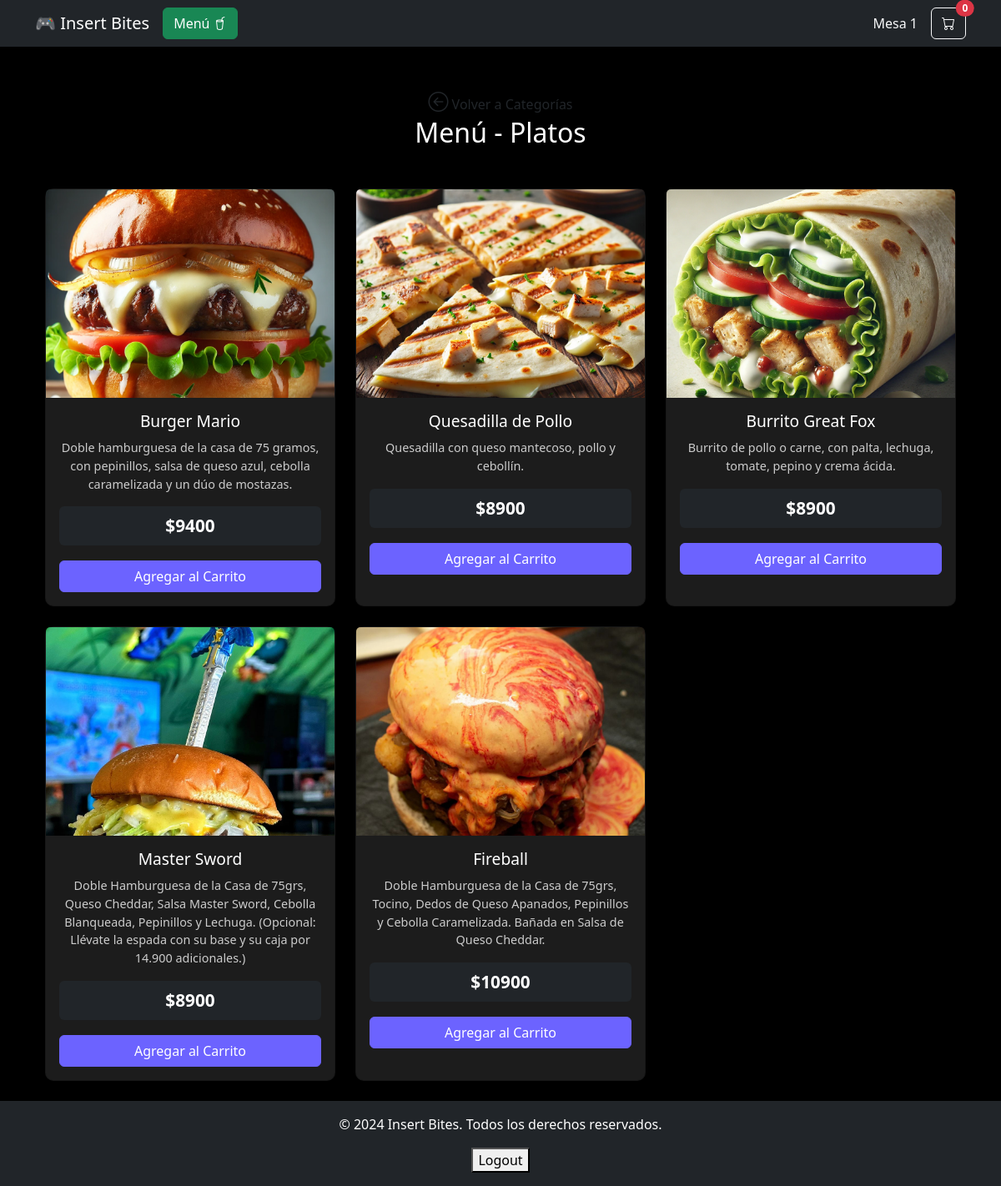
The page /menu/?categoria=Platos (signed in) on the database its author committed.
### pedidos/models.py (models this page shows, shortened)
class Producto(models.Model):
    CATEGORIAS = [
        ('Platos', 'Platos'),
        ('Bebestibles', 'Bebestibles'),
        ('Acompañamiento', 'Acompañamiento'),
        ('Postres', 'Postres'),
    ]
    nombre = models.CharField(max_length=100)
    categoria = models.CharField(max_length=50, choices=CATEGORIAS)
    precio = models.IntegerField()
    descripcion = models.TextField(blank=True, null=True)
    disponible = models.BooleanField(default=True)
    imagen = models.ImageField(upload_to='productos/', blank=True, null=True)

### pedidos/decorators.py (the view)
    def _wrapped_view(request, *args, **kwargs):
        if not request.user.is_authenticated:
            return HttpResponseForbidden("No tienes permisos para acceder a esta página.")
        perfil = PerfilUsuario.objects.filter(usuario=request.user).first()
        if perfil and perfil.rol == 'mesa':
            return view_func(request, *args, **kwargs)
        return HttpResponseForbidden("No tienes permisos para acceder a esta página.")

### pedidos/views.py (called while the page is built)
@mesa_required
def menu(request):
    categoria = request.GET.get('categoria')
    if categoria:
        productos = Producto.objects.filter(categoria=categoria)
    else:
        productos = Producto.objects.all()
    return render(request, 'menu.html', {
        'productos': productos,
        'mesa_nombre': request.user.username if request.user.is_authenticated else "Desconocida",
        'categoria_seleccionada': categoria
    })

### pedidos/templates/menu.html (shortened to what this page needs)
{% extends 'base.html' %}
{% block content %}
    <div class="container mt-4">
        <div class="row">
            <div class="col">
                <a href="{% url 'categorias' %}" class="text-decoration-none text-dark">
                    <i class="bi bi-arrow-left-circle" style="font-size: 1.5rem;"></i> Volver a Categorías
                </a>
            </div>
        </div>
        <h2 class="text-center mb-5">
            {% if categoria_seleccionada %}
                Menú - {{ categoria_seleccionada }}
            {% else %}
                Nuestro Menú
            {% endif %}
        </h2>
        <div class="row">
            {% for producto in productos %}
            <div class="col-md-4 mb-4 d-flex align-items-stretch">
                <div class="card shadow-sm w-100 text-center" data-id="{{ producto.id }}">
                    {% if producto.imagen %}
                    <img src="{{ producto.imagen.url }}" class="card-img-top" alt="{{ producto.nombre }}" style="height: 250px; object-fit: cover;">
                    {% else %}
                    <img src="https://via.placeholder.com/300x200" class="card-img-top" alt="Imagen no disponible" style="height: 250px; object-fit: cover;">
                    {% endif %}
                    <div class="card-body">
                        <h5 class="card-title font-weight-bold">{{ producto.nombre }}</h5>
                        <p class="card-text">{{ producto.descripcion }}</p>
                        <p class="price text-white bg-dark p-2 rounded"><strong>${{ producto.precio|floatformat:0 }}</strong></p>
                        <button onclick="agregarAlCarrito({{ producto.id }})" class="btn btn-purple w-100 mt-2">Agregar al Carrito</button>
                    </div>
                </div>
            </div>
            {% empty %}
            <p class="text-center">No hay productos en esta categoría.</p>
            {% endfor %}
        </div>
    </div>
{% endblock %}

### pedidos/templates/base.html (shortened to what this page needs)
{% load static %}
<!DOCTYPE html>
<html lang="es">
<head>
    <link href="https://cdn.jsdelivr.net/npm/bootstrap@5.3.0-alpha1/dist/css/bootstrap.min.css" rel="stylesheet">
    <link href="https://cdnjs.cloudflare.com/ajax/libs/bootstrap-icons/1.8.1/font/bootstrap-icons.min.css" rel="stylesheet">
    <link rel="stylesheet" href="{% static 'css/styles.css' %}">
</head>
<body class="d-flex flex-column min-vh-100" data-page="base">
    <nav class="navbar navbar-dark bg-dark">
        <div class="container">
            <a class="navbar-brand" href="/">🎮 Insert Bites</a>
            <button class="btn btn-success">
                <a href="{% url 'categorias' %}" style="color: white; text-decoration: none;">
                    Menú <i class="bi bi-cup-straw"></i>
                </a>
            </button>
            <div class="ms-auto d-flex align-items-center">
                <span class="navbar-text text-light me-3">
                    Mesa {{ request.user.username|slice:"4:" }}
                </span>
                <div class="dropdown">
                    <a href="#" class="btn btn-outline-light position-relative" id="cartDropdown" data-bs-toggle="dropdown" aria-expanded="false">
                        <i class="bi bi-cart"></i>
                        <span id="cart-count" class="position-absolute top-0 start-100 translate-middle badge rounded-pill bg-danger">
                            0
                        </span>
                    </a>
                </div>
            </div>
        </div>
    </nav>
    <main class="container mt-4 flex-grow-1">
        {% block content %}
        {% endblock %}
    </main>
    <footer class="footer bg-dark text-white text-center py-3">
        <p>
            <a href="#" id="logout-link" style="color: inherit; text-decoration: none;">
                © 2024 Insert Bites. Todos los derechos reservados.
            </a>
        </p>
        <form method="POST" action="{% url 'logout' %}" id="logout-form" onsubmit="cerrarSesion();">
            <button type="submit">Logout</button>
        </form>
    </footer>
</body>
</html>

### pedidos/static/css/styles.css (style rules this page uses)
body { background-color: #000; color: white; text-align: center; }
h2 { color: #fff; margin-bottom: 30px; }
.card { border-radius: 10px; transition: transform 0.2s ease-in-out; background-color: #1c1c1c; color: white; }
.card-title { font-size: 1.2rem; margin-bottom: 10px; }
.card-text { font-size: 0.9rem; color: #ccc; }
.price { font-size: 1.3rem; color: #fff; margin-bottom: 10px; }
.btn-purple { background-color: #6c63ff; border-color: #6c63ff; font-size: 1rem; color: white; }
.footer { background-color: #111; padding: 20px; color: white; }

### rows shown on the page
Producto: imagen (picture), nombre "Burger Mario", descripcion "Doble hamburguesa de la casa de 75 gramos, con pepinillos, salsa de queso azul, cebolla caramelizada y un dúo de mostazas.", precio "9400"
Producto: imagen (picture), nombre "Quesadilla de Pollo", descripcion "Quesadilla con queso mantecoso, pollo y cebollín.", precio "8900"
Producto: imagen (picture), nombre "Burrito Great Fox", descripcion "Burrito de pollo o carne, con palta, lechuga, tomate, pepino y crema ácida.", precio "8900"
Producto: imagen (picture), nombre "Master Sword", descripcion "Doble Hamburguesa de la Casa de 75grs, Queso Cheddar, Salsa Master Sword, Cebolla Blanqueada, Pepinillos y Lechuga. (Opcional: Llévate la espada con su base y su caja por 14.900 adicionales.)", precio "8900"
Producto: imagen (picture), nombre "Fireball", descripcion "Doble Hamburguesa de la Casa de 75grs, Tocino, Dedos de Queso Apanados, Pepinillos y Cebolla Caramelizada. Bañada en Salsa de Queso Cheddar.", precio "10900"

### other values the page prints
{{ request.user.username|slice:"4:" }} "1"
{{ categoria_seleccionada }} "Platos"
